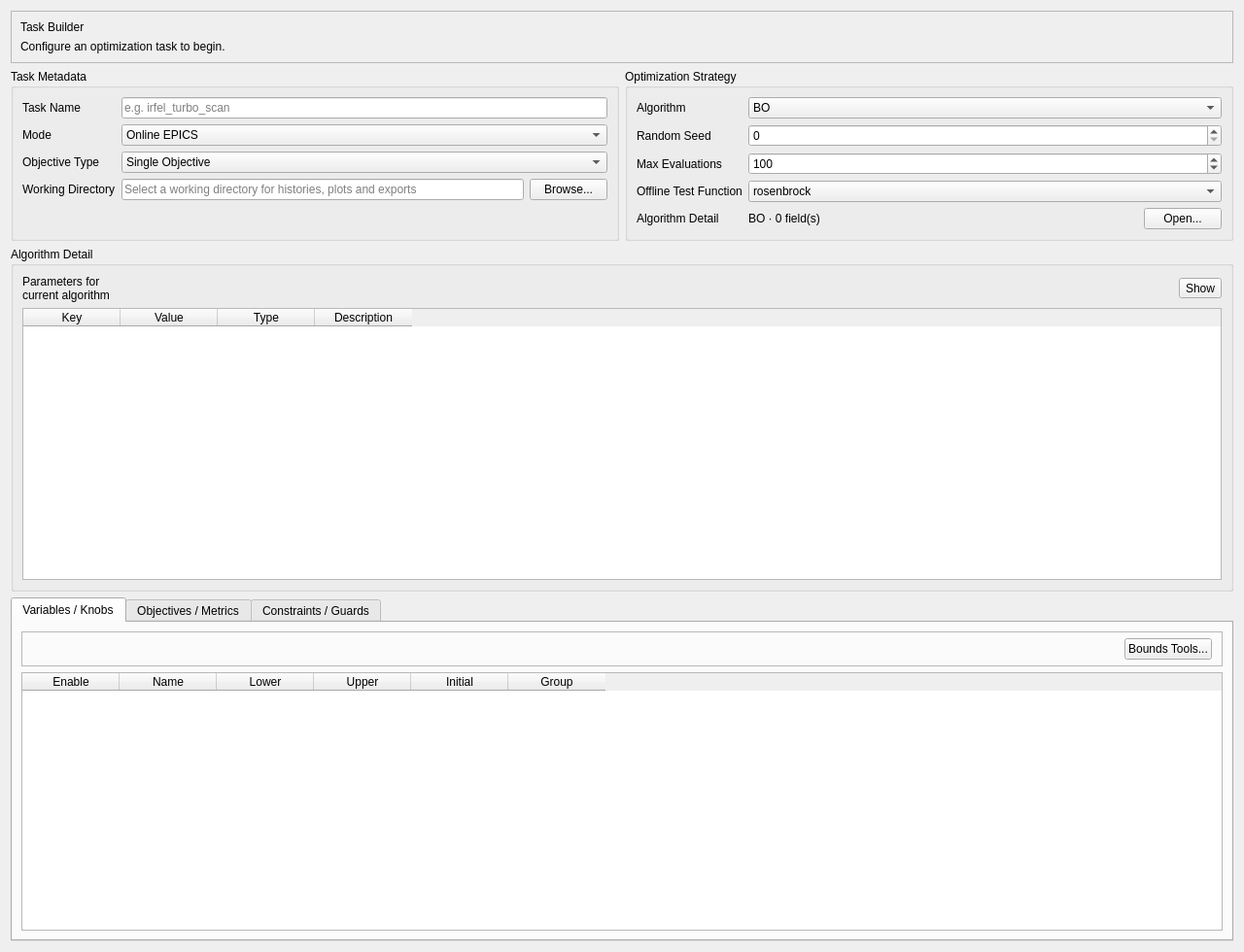
<?xml version="1.0" encoding="UTF-8"?>
<ui version="4.0">
 <class>TaskBuilderPage</class>
 <widget class="QWidget" name="TaskBuilderPage">
  <property name="geometry">
   <rect><x>0</x><y>0</y><width>1280</width><height>980</height></rect>
  </property>
  <property name="windowTitle">
   <string>Task Builder</string>
  </property>
  <layout class="QVBoxLayout" name="verticalLayout_main">
   <item>
    <widget class="QFrame" name="frame_builderHero">
     <property name="frameShape">
      <enum>QFrame::StyledPanel</enum>
     </property>
     <layout class="QVBoxLayout" name="verticalLayout_builderHero">
     <item>
      <widget class="QLabel" name="label_builderTitle">
       <property name="text">
         <string>Task Builder</string>
       </property>
      </widget>
     </item>
      <item>
       <widget class="QLabel" name="label_builderSummary">
        <property name="text">
         <string>Configure an optimization task to begin.</string>
        </property>
        <property name="wordWrap">
         <bool>true</bool>
        </property>
       </widget>
      </item>
     </layout>
   </widget>
  </item>
   <item>
    <layout class="QHBoxLayout" name="horizontalLayout_topForms">
     <item>
     <widget class="QGroupBox" name="groupBox_meta">
       <property name="title"><string>Task Metadata</string></property>
       <property name="sizePolicy">
        <sizepolicy hsizetype="Expanding" vsizetype="Preferred">
         <horstretch>1</horstretch>
         <verstretch>0</verstretch>
        </sizepolicy>
       </property>
       <layout class="QFormLayout" name="formLayout_meta">
        <item row="0" column="0"><widget class="QLabel" name="label_taskName"><property name="text"><string>Task Name</string></property></widget></item>
        <item row="0" column="1"><widget class="QLineEdit" name="lineEdit_taskName"><property name="placeholderText"><string>e.g. irfel_turbo_scan</string></property></widget></item>
        <item row="1" column="0"><widget class="QLabel" name="label_mode"><property name="text"><string>Mode</string></property></widget></item>
        <item row="1" column="1"><widget class="QComboBox" name="comboBox_mode"><item><property name="text"><string>Online EPICS</string></property></item><item><property name="text"><string>Offline</string></property></item></widget></item>
        <item row="2" column="0"><widget class="QLabel" name="label_objType"><property name="text"><string>Objective Type</string></property></widget></item>
        <item row="2" column="1"><widget class="QComboBox" name="comboBox_objectiveType"><item><property name="text"><string>Single Objective</string></property></item><item><property name="text"><string>Multi Objective</string></property></item></widget></item>
        <item row="3" column="0"><widget class="QLabel" name="label_workdir"><property name="text"><string>Working Directory</string></property></widget></item>
        <item row="3" column="1"><layout class="QHBoxLayout" name="horizontalLayout_workdir"><item><widget class="QLineEdit" name="lineEdit_workdir"><property name="placeholderText"><string>Select a working directory for histories, plots and exports</string></property></widget></item><item><widget class="QPushButton" name="pushButton_browseWorkdir"><property name="text"><string>Browse...</string></property></widget></item></layout></item>
       </layout>
      </widget>
     </item>
     <item>
     <widget class="QGroupBox" name="groupBox_algorithm">
       <property name="title"><string>Optimization Strategy</string></property>
       <property name="sizePolicy">
        <sizepolicy hsizetype="Expanding" vsizetype="Preferred">
         <horstretch>1</horstretch>
         <verstretch>0</verstretch>
        </sizepolicy>
       </property>
       <layout class="QFormLayout" name="formLayout_algorithm">
        <item row="0" column="0"><widget class="QLabel" name="label_algorithm"><property name="text"><string>Algorithm</string></property></widget></item>
        <item row="0" column="1"><widget class="QComboBox" name="comboBox_algorithm"><property name="toolTip"><string>Select the optimizer family. Different algorithms consume evaluation budget differently; see the budget summary below.</string></property><item><property name="text"><string>BO</string></property></item><item><property name="text"><string>ConsBO</string></property></item><item><property name="text"><string>TuRBO</string></property></item><item><property name="text"><string>MOBO</string></property></item><item><property name="text"><string>ConsMOBO</string></property></item><item><property name="text"><string>MGGPO</string></property></item><item><property name="text"><string>ConsMGGPO</string></property></item><item><property name="text"><string>MOPSO</string></property></item><item><property name="text"><string>NSGA-II</string></property></item></widget></item>
        <item row="1" column="0"><widget class="QLabel" name="label_seed"><property name="text"><string>Random Seed</string></property></widget></item>
        <item row="1" column="1"><widget class="QSpinBox" name="spinBox_seed"><property name="maximum"><number>999999999</number></property></widget></item>
        <item row="2" column="0"><widget class="QLabel" name="label_maxEval"><property name="text"><string>Max Evaluations</string></property></widget></item>
        <item row="2" column="1"><widget class="QSpinBox" name="spinBox_maxEval"><property name="toolTip"><string>Target cap for total objective evaluations. The exact mapping to iterations or generations depends on the selected algorithm.</string></property><property name="maximum"><number>1000000</number></property><property name="value"><number>100</number></property></widget></item>
        <item row="3" column="0"><widget class="QLabel" name="label_testFunction"><property name="text"><string>Offline Test Function</string></property></widget></item>
        <item row="3" column="1"><widget class="QComboBox" name="comboBox_testFunction"><property name="toolTip"><string>Offline benchmark function. Only used for offline tasks; online EPICS tasks ignore this setting.</string></property><item><property name="text"><string>rosenbrock</string></property></item><item><property name="text"><string>ackley</string></property></item><item><property name="text"><string>sphere</string></property></item><item><property name="text"><string>tradeoff</string></property></item></widget></item>
        <item row="4" column="0"><widget class="QLabel" name="label_algorithmDetail"><property name="text"><string>Algorithm Detail</string></property></widget></item>
        <item row="4" column="1">
         <layout class="QHBoxLayout" name="horizontalLayout_algorithmDetail">
          <item>
           <widget class="QLabel" name="label_algorithmDetailSummary">
            <property name="text">
             <string>BO · 0 field(s)</string>
            </property>
            <property name="wordWrap">
             <bool>true</bool>
            </property>
           </widget>
          </item>
          <item>
           <spacer name="horizontalSpacer_algorithmDetail">
            <property name="orientation">
             <enum>Qt::Horizontal</enum>
            </property>
           <property name="sizeHint" stdset="0">
             <size>
              <width>40</width>
              <height>20</height>
             </size>
            </property>
          </spacer>
          </item>
          <item>
           <widget class="QPushButton" name="pushButton_openAlgorithmDetail">
            <property name="text">
             <string>Open...</string>
            </property>
           </widget>
          </item>
         </layout>
        </item>
       </layout>
      </widget>
     </item>
    </layout>
   </item>
   <item>
    <widget class="QGroupBox" name="groupBox_dynamicParams">
     <property name="visible">
      <bool>false</bool>
     </property>
     <property name="toolTip"><string>Algorithm-specific overrides derived from the optimizer __init__ signature.</string></property>
     <property name="title"><string>Algorithm Detail</string></property>
     <layout class="QVBoxLayout" name="verticalLayout_dynamicParams">
      <item>
       <layout class="QHBoxLayout" name="horizontalLayout_algorithmOverridesHeader">
        <item>
         <widget class="QLabel" name="label_algorithmParamSummary">
          <property name="text">
           <string>Parameters for current algorithm</string>
          </property>
          <property name="wordWrap">
           <bool>true</bool>
          </property>
         </widget>
        </item>
        <item>
         <spacer name="horizontalSpacer_algorithmOverridesHeader">
          <property name="orientation">
           <enum>Qt::Horizontal</enum>
          </property>
          <property name="sizeHint" stdset="0">
           <size>
            <width>40</width>
            <height>20</height>
           </size>
          </property>
         </spacer>
        </item>
        <item>
         <widget class="QToolButton" name="toolButton_toggleAlgorithmOverrides">
          <property name="text">
           <string>Show</string>
          </property>
          <property name="checkable">
           <bool>true</bool>
          </property>
          <property name="checked">
           <bool>false</bool>
          </property>
         </widget>
        </item>
       </layout>
      </item>
      <item>
       <widget class="QTableWidget" name="tableWidget_dynamicParams">
        <property name="visible">
         <bool>false</bool>
        </property>
        <property name="toolTip">
         <string>Algorithm-specific overrides. Important budget-related keys include n_init, n_trust_regions, pop_size, n_generations, acq and q-Batch Size for q-acquisition MOBO.</string>
        </property>
        <column><property name="text"><string>Key</string></property></column>
        <column><property name="text"><string>Value</string></property></column>
        <column><property name="text"><string>Type</string></property></column>
        <column><property name="text"><string>Description</string></property></column>
       </widget>
      </item>
     </layout>
    </widget>
   </item>
   <item>
    <widget class="QTabWidget" name="tabWidget_tables">
     <widget class="QWidget" name="tab_variables">
     <attribute name="title"><string>Variables / Knobs</string></attribute>
      <layout class="QVBoxLayout" name="verticalLayout_variables">
       <item>
        <widget class="QFrame" name="frame_variablesToolbar">
         <property name="frameShape">
          <enum>QFrame::StyledPanel</enum>
         </property>
         <property name="frameShadow">
          <enum>QFrame::Raised</enum>
         </property>
         <layout class="QHBoxLayout" name="horizontalLayout_variablesToolbar">
          <property name="leftMargin">
           <number>10</number>
          </property>
          <property name="topMargin">
           <number>6</number>
          </property>
          <property name="rightMargin">
           <number>10</number>
          </property>
          <property name="bottomMargin">
           <number>6</number>
          </property>
          <item>
           <spacer name="horizontalSpacer_boundsToolsButton">
            <property name="orientation">
             <enum>Qt::Horizontal</enum>
            </property>
            <property name="sizeHint" stdset="0">
             <size>
              <width>40</width>
              <height>20</height>
             </size>
            </property>
           </spacer>
          </item>
          <item>
           <layout class="QHBoxLayout" name="horizontalLayout_variablesToolbarActions">
            <item>
             <widget class="QPushButton" name="pushButton_openBoundsTools">
              <property name="sizePolicy">
               <sizepolicy hsizetype="Maximum" vsizetype="Fixed">
                <horstretch>0</horstretch>
                <verstretch>0</verstretch>
               </sizepolicy>
              </property>
              <property name="text">
               <string>Bounds Tools...</string>
              </property>
             </widget>
            </item>
           </layout>
          </item>
         </layout>
        </widget>
       </item>
       <item><widget class="QTableWidget" name="tableWidget_variables"><column><property name="text"><string>Enable</string></property></column><column><property name="text"><string>Name</string></property></column><column><property name="text"><string>Lower</string></property></column><column><property name="text"><string>Upper</string></property></column><column><property name="text"><string>Initial</string></property></column><column><property name="text"><string>Group</string></property></column></widget></item>
      </layout>
     </widget>
     <widget class="QWidget" name="tab_objectives">
      <attribute name="title"><string>Objectives / Metrics</string></attribute>
      <layout class="QVBoxLayout" name="verticalLayout_objectives">
       <item><widget class="QTableWidget" name="tableWidget_objectives"><column><property name="text"><string>Enable</string></property></column><column><property name="text"><string>Name</string></property></column><column><property name="text"><string>Direction</string></property></column><column><property name="text"><string>Weight</string></property></column><column><property name="text"><string>Samples</string></property></column><column><property name="text"><string>Math</string></property></column></widget></item>
      </layout>
     </widget>
     <widget class="QWidget" name="tab_constraints">
      <attribute name="title"><string>Constraints / Guards</string></attribute>
      <layout class="QVBoxLayout" name="verticalLayout_constraints">
       <item><widget class="QTableWidget" name="tableWidget_constraints"><column><property name="text"><string>Enable</string></property></column><column><property name="text"><string>Name</string></property></column><column><property name="text"><string>Lower</string></property></column><column><property name="text"><string>Upper</string></property></column><column><property name="text"><string>Math</string></property></column></widget></item>
      </layout>
     </widget>
    </widget>
   </item>
  </layout>
 </widget>
 <resources/>
 <connections/>
</ui>
